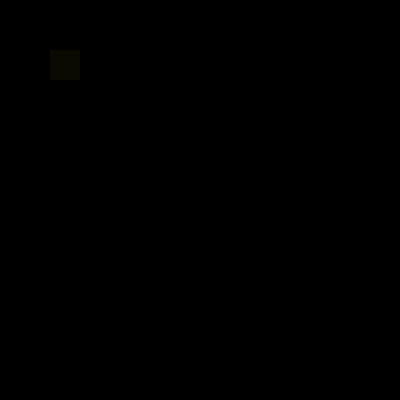
Frame 1 (no input)
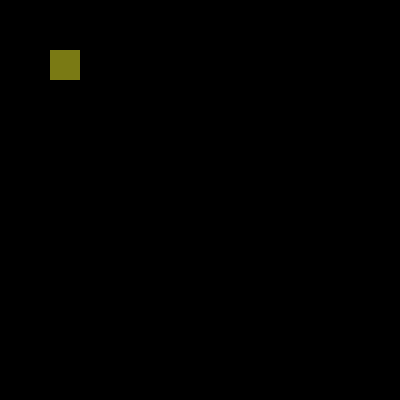
Frame 60 (the mouse pressed at the canvas centre just before this capture)
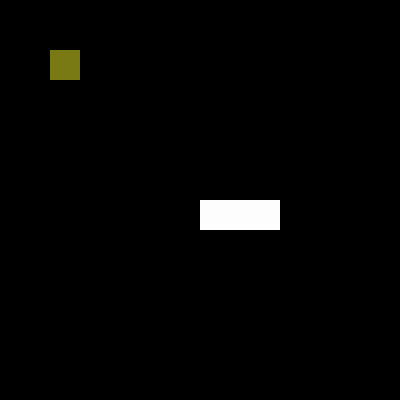
Frame 120 (the mouse held since frame 60 and released just before this capture)

The Processing sketch that drew these frames (run headless with seeded random() and noise(); from frame 60 on, the mouse is pressed at the canvas centre):

// Processing sketch: COLOURED_E
// ── COLOURED_E.pde
/* 

What font is it?
Click and move the cursor to find out!

Jamie yeo, A0092055
jamie.yeowl@gmail.com


*/
void setup() {
  size(400, 400);
  background(0);
}

void draw() {
  if (mousePressed) {
    fill(255, 50);
  } else {
    fill(125,125,20,20);
  }
  noStroke();
  rect(mouseX, mouseY, 80, 80);

fill(0);
rect(0,0,400,50);
rect(0,0,50,400);
rect(0,350,400,400);
rect(350,0,400,400);
rect(130,130,350,50);
rect(130,230,350,50);



save("Coloured_Jamie.jpg");

}
